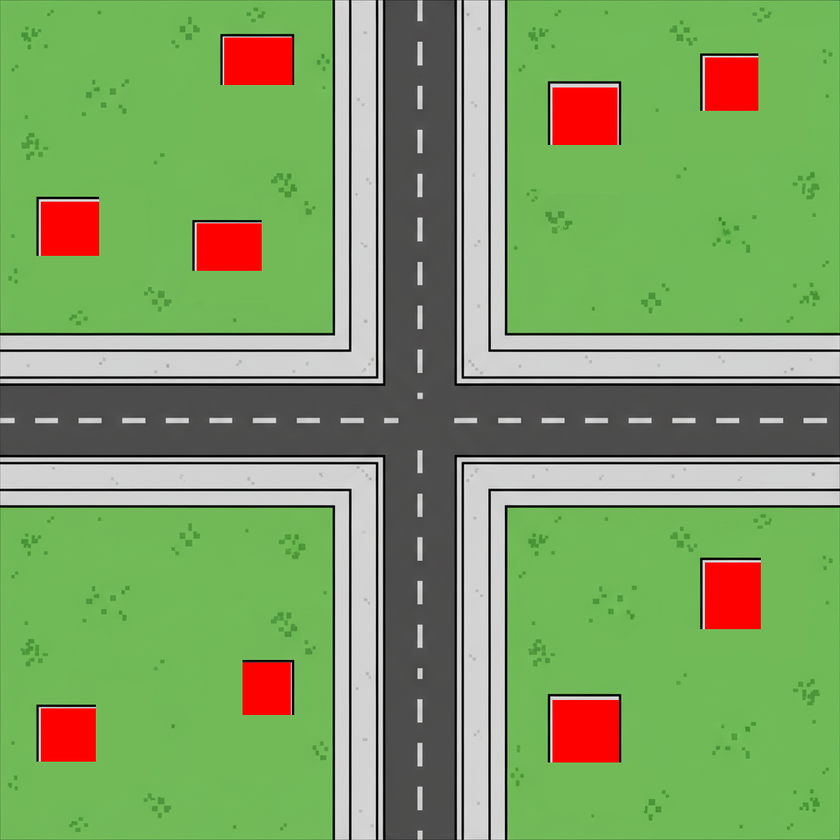
#> input picture src/assets/city_background_topdown_red.png, 840 x 840 px, shrunk from 1008 x 1008 before the run, found by its file name
$ python debug_mask.py
#> lines starting #> are read from the running program, lines starting #| are printed output that depends on the picture; after the words box and inside, x2 and y2 are one past the last pixel; in counts of white or black regions, pixels touching at a corner belong together
import numpy as np
from PIL import Image

img = Image.open('src/assets/city_background_topdown_red.png')
#> img is the input picture: PIL image 840x840 RGBA; mean R, G, B, A 126.1, 157.9, 101.3, 255
data = np.array(img)
R, G, B = data[:,:,0], data[:,:,1], data[:,:,2]
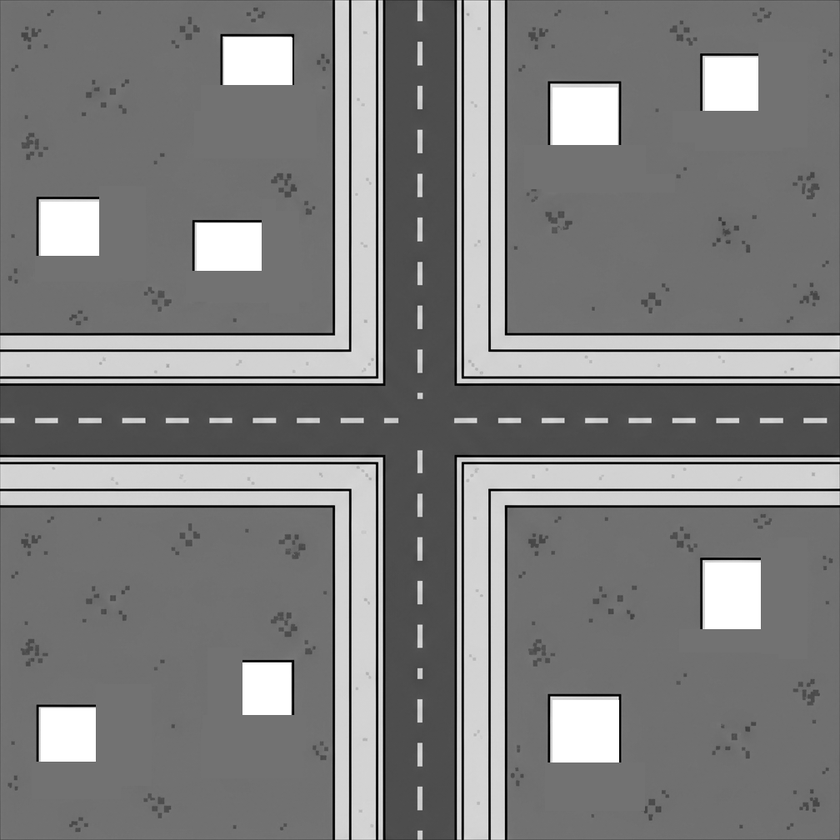
#> R: shape (840, 840); min 0, max 255, mean 126.1
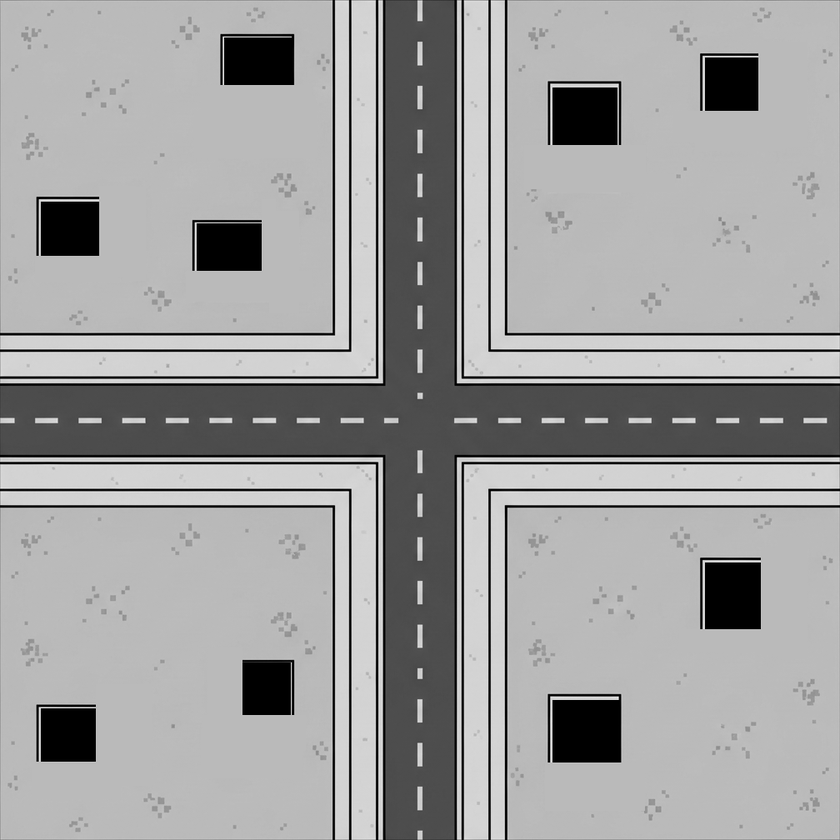
#> G: shape (840, 840); min 0, max 246, mean 157.9
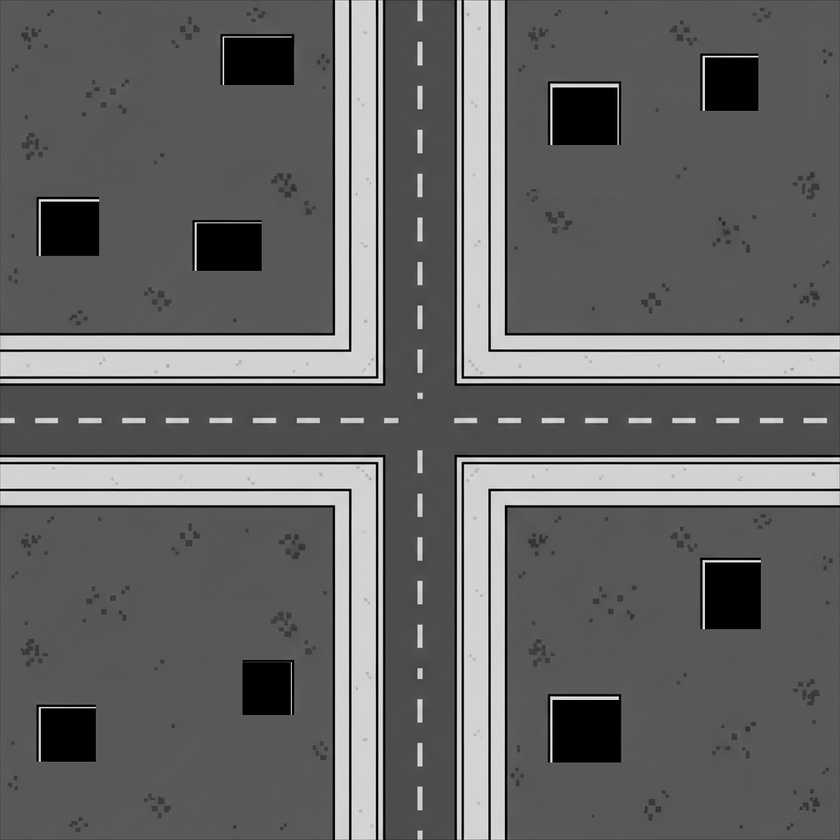
#> B: shape (840, 840); min 0, max 253, mean 101.3
red_mask = (R > np.maximum(G, B) + 40) & (R > 100)
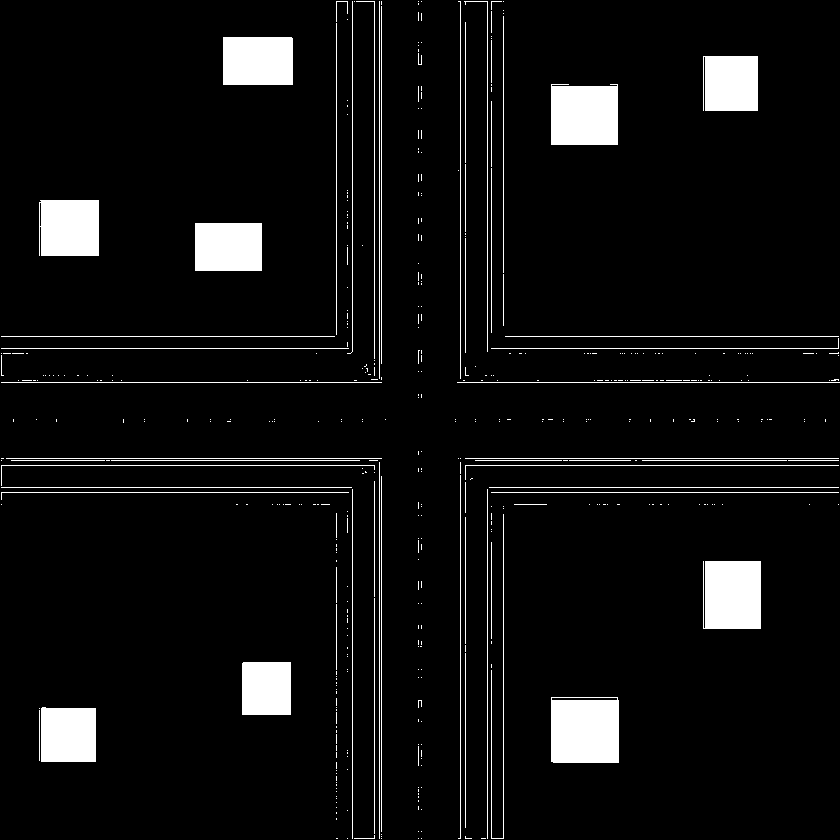
#> red_mask: shape (840, 840) bool; 6.3% white; 473 white regions (406 under 20 px), largest, box (x1, y1, x2, y2) and area: (551, 697, 619, 763) 4353, (551, 84, 618, 145) 3981, (703, 561, 761, 629) 3877
mask_img = Image.fromarray((red_mask * 255).astype(np.uint8))
mask_img.save('src/assets/debug_mask.png')
